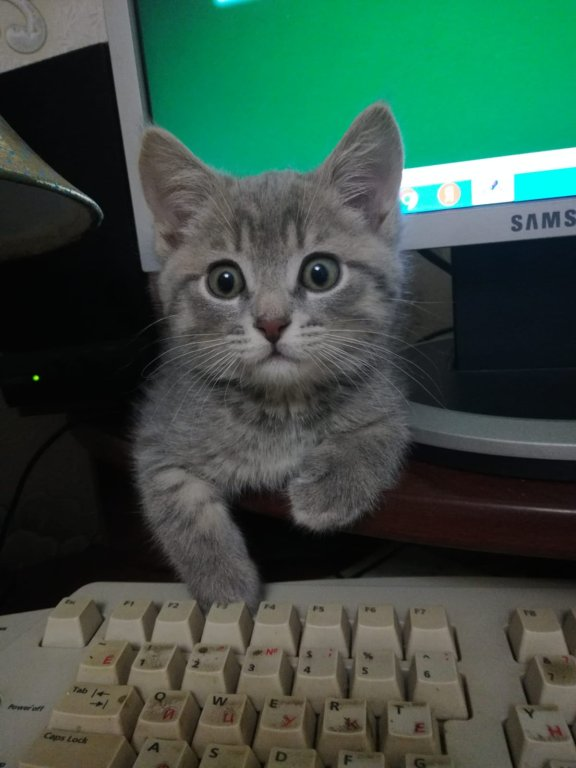
#> input picture react teach/mvp teach/my-node-project/Жаринов/6/kotik.jpeg, 576 x 768 px
$ python 3.3.py
#> lines starting #> are read from the running program, lines starting #| are printed output that depends on the picture; after the words box and inside, x2 and y2 are one past the last pixel; in counts of white or black regions, pixels touching at a corner belong together; long printed decimals are rounded
import cv2
import numpy as np
import matplotlib.pyplot as plt

# Чтение изображения
input_image = cv2.imread('kotik.jpeg')
#> input_image is the input picture: shape (768, 576, 3); mean B, G, R 68.6, 80.4, 56.4

# В черно-белое переводим, ибо нам только края
L = cv2.cvtColor(input_image, cv2.COLOR_BGR2GRAY)
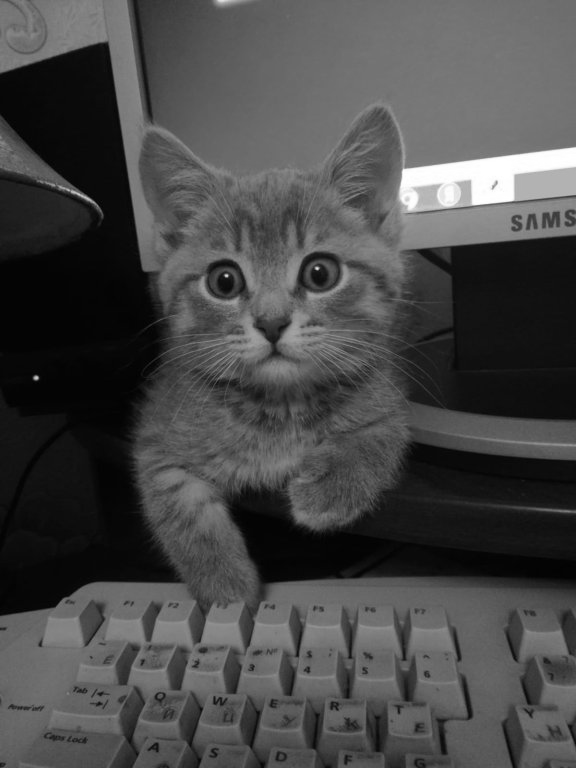
#> L: shape (768, 576); min 0, max 255, mean 71.9

# [9 lines of commented-out code are left out]
Spectr = np.fft.fftshift(np.fft.fft2(L))

# Компоненты нормировки
Min_S = np.min(np.abs(Spectr))
#> Min_S = 1.54
eps = Min_S if Min_S != 0 else np.max(np.abs(Spectr)) * 1e-9
#> eps = 1.54

# Фильтр высоких частот (ФВЧ) с прямоугольной маской
M, N = L.shape[0], L.shape[1] # размеры изображения
#> M = 768; N = 576
# размер области НЧ в спектре:
size=0.002
d_high = round(size*np.minimum(M, N))
#> d_high = 1
K=10 # порядок фильтра
deg = 2*K
mask_high = np.zeros((M, N))
Cm, Cn = M/2,N/2 # координаты центра маски
#> Cm = 384; Cn = 288
# формируем массив mask_high_b:
for m in range(M):
    for n in range(N):
        d = np.sqrt((m - Cm)**2 + (n - Cn)**2)
        mask_high[m,n] = (d/d_high)**K / np.sqrt(1+(d/d_high)**deg)
# Применяем маску к спектру
Spectr_high_pass_filtered = Spectr * mask_high

# Вычисляем обратное двумерное БПФ
high_pass_filtered = np.fft.ifft2(np.fft.ifftshift(Spectr_high_pass_filtered))

# Проконтролируем правильность работы Фурье-фильтра
print(np.max(np.abs(np.imag(high_pass_filtered))) / np.max(np.abs(np.real(high_pass_filtered))))
#| 3.9296250329171217e-16

# Берем модуль, ибо яркость не может быть отрицательной
high_pass_filtered = np.abs(high_pass_filtered.real)
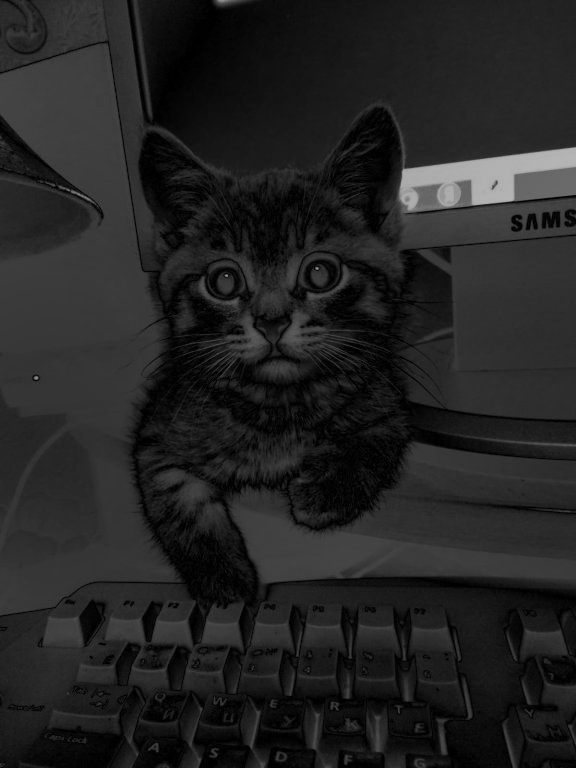
#> high_pass_filtered: shape (768, 576) float64; min 2.37e-05, max 182, mean 35.5

# Нормировка на максимальный размах
edges_high_pass = cv2.normalize(high_pass_filtered, None, 0.0, 1.0, cv2.NORM_MINMAX)
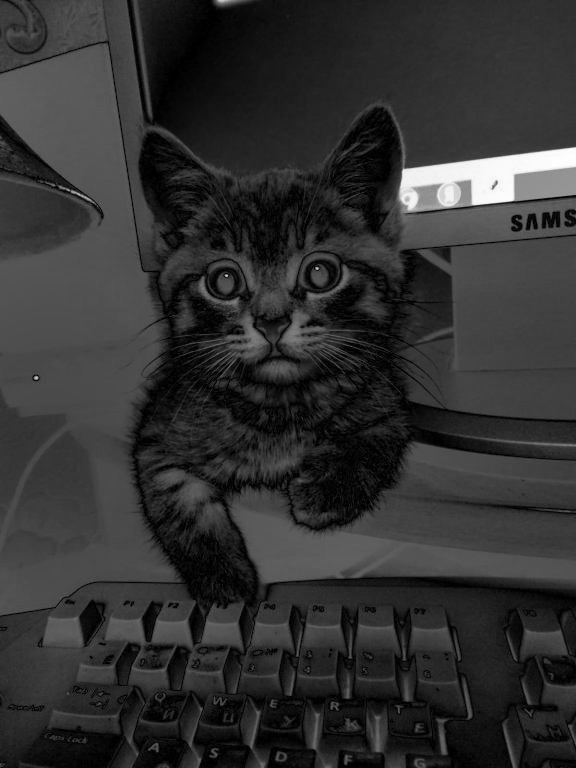
#> edges_high_pass: shape (768, 576) float64; min -5.94e-24, max 1, mean 0.195; drawn with min black and max white
edges_high_pass = 1 - edges_high_pass  # Инвертировали
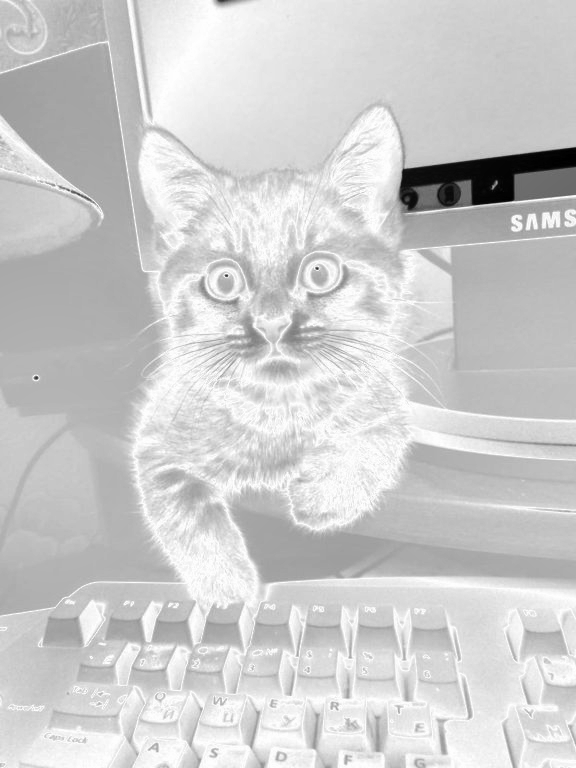
#> edges_high_pass: shape (768, 576) float64; min 1.11e-16, max 1, mean 0.805
threshold_value = 0.75 # порог надо подобрать! от 0. до 1.
thr, edges_high_pass = cv2.threshold(edges_high_pass,
threshold_value, 1.0, cv2.THRESH_BINARY)
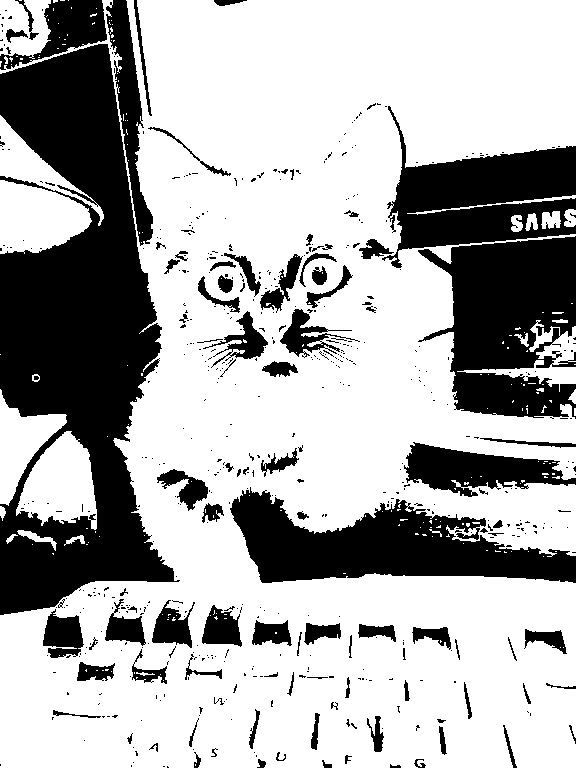
#> edges_high_pass: shape (768, 576) float64; values 0 (black) and 1 (white), 68% white; 568 black regions (468 under 20 px), largest, box (x1, y1, x2, y2) and area: (0, 44, 180, 615) 57301, (418, 236, 576, 419) 19124, (230, 487, 576, 583) 17417
#> thr = 0.75
# Смотрим изображение на выходе
plt.figure()
plt.imshow(edges_high_pass, cmap='gray')
plt.title('Фильтр высоких частот')
plt.axis('off')
plt.tight_layout()
plt.show()

# Выведем амплитудный спектр после применения маски
Spectr_dB = 20 * np.log10(np.abs(Spectr_high_pass_filtered) + eps)
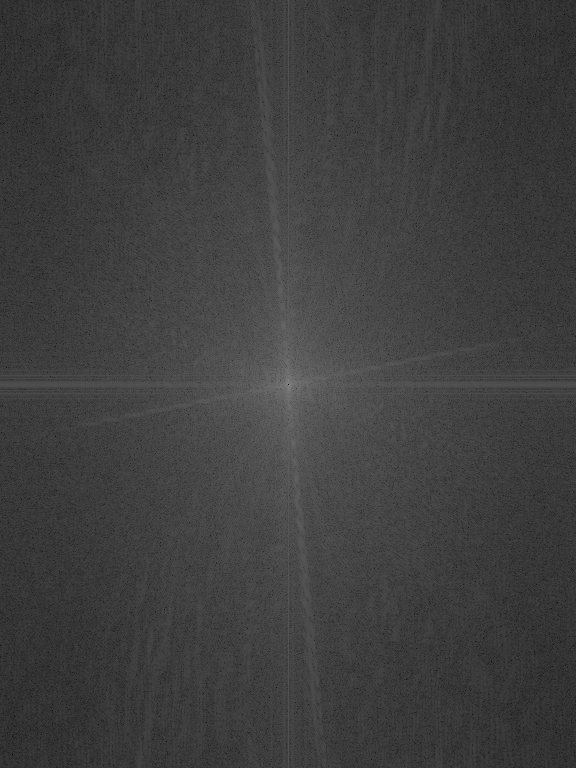
#> Spectr_dB: shape (768, 576) float64; min 3.73, max 134.3, mean 63.1

# Чуть-чуть схитрим, чтобы сохранить цветовую гамму
Spectr_dB[0, 0] = 20 * np.log10(np.max(np.abs(Spectr)))  # Это уже ни на что не влияет
#> Spectr_dB: shape (768, 576) float64; under 0.01% of pixels changed, all inside (x1, y1, x2, y2) = (0, 0, 1, 1)

plt.figure()
plt.imshow(Spectr_dB, cmap='jet')
plt.title('Амплитудный спектр после ФВЧ (дБ)')
plt.axis('off')
plt.tight_layout()
plt.show()

# Запишем с правильной нормировкой – яркости от 0 до 255
cv2.imwrite('edges_high_pass.jpg',
            cv2.normalize((edges_high_pass * 255).astype('uint8'),
                          None, 0, 255, cv2.NORM_MINMAX))

$ run again, with react teach/mvp teach/my-node-project/Жаринов/6/cat4.jpg copied over react teach/mvp teach/my-node-project/Жаринов/6/kotik.jpeg
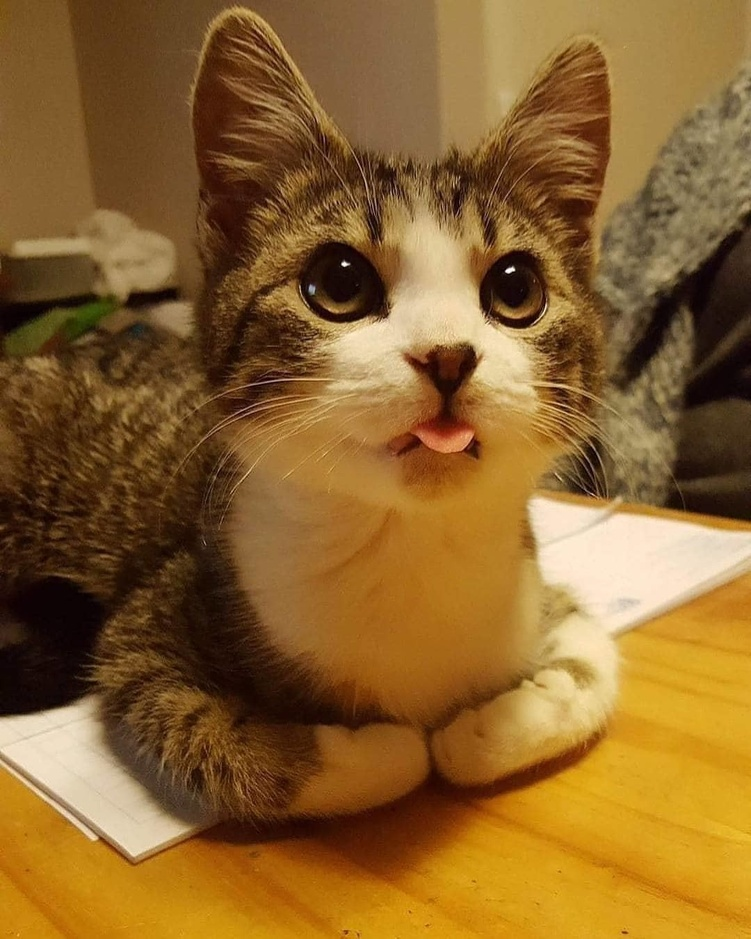
#> input picture react teach/mvp teach/my-node-project/Жаринов/6/cat4.jpg, 751 x 939 px, shrunk from 1080 x 1350 before the run
#> input_image is the input picture: shape (939, 751, 3); mean B, G, R 45.1, 99.2, 138.6
#> `L = cv2.cvtColor(input_image, cv2.COLOR_BGR2GRAY)`:
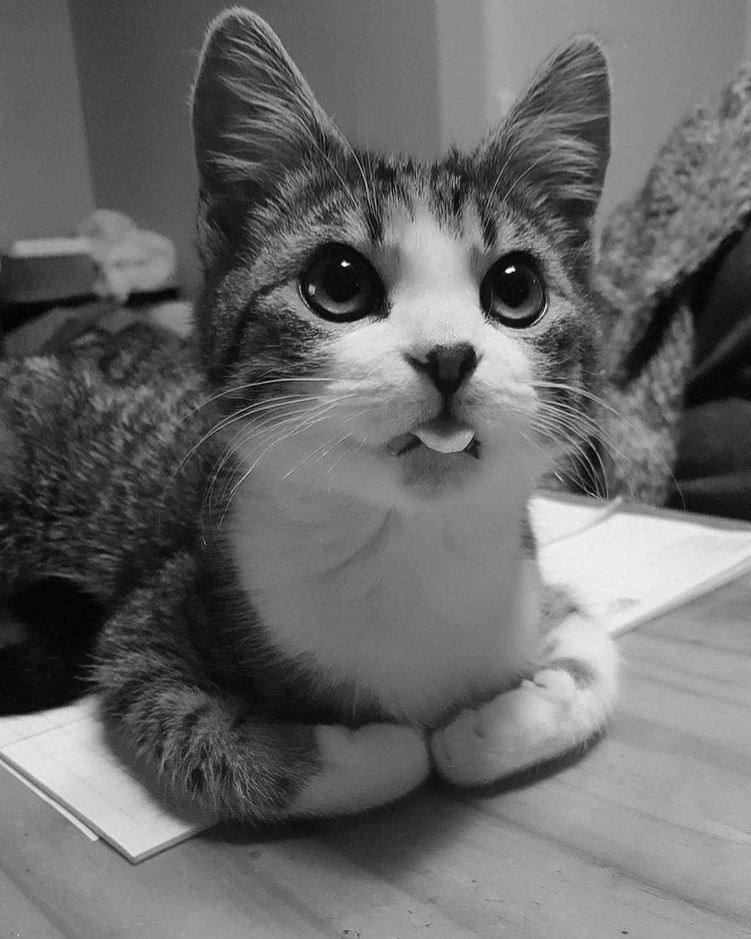
#> L: shape (939, 751); min 1, max 253, mean 104.8
#> Min_S = 4.11
#| 0.08577
#> `thr, edges_high_pass = cv2.threshold(edges_high_pass, threshold_value,..`:
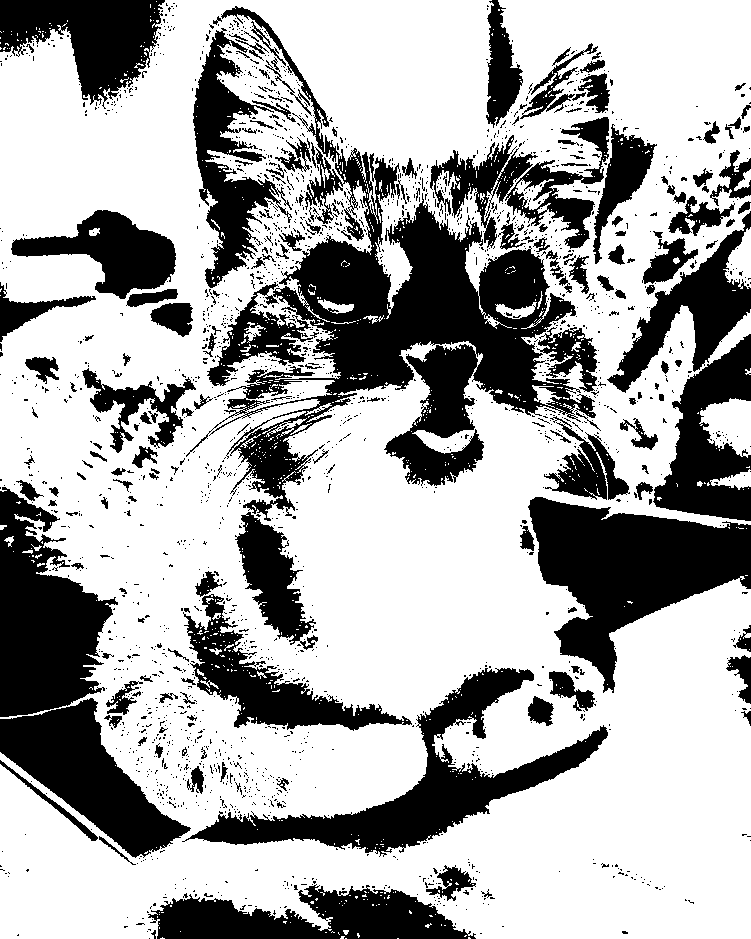
#> edges_high_pass: shape (939, 751) float64; values 0 (black) and 1 (white), 66.6% white; 2097 black regions (1903 under 20 px), largest, box (x1, y1, x2, y2) and area: (186, 6, 601, 521) 51947, (528, 497, 751, 693) 21078, (182, 668, 608, 857) 17457
#> thr = 0.75
